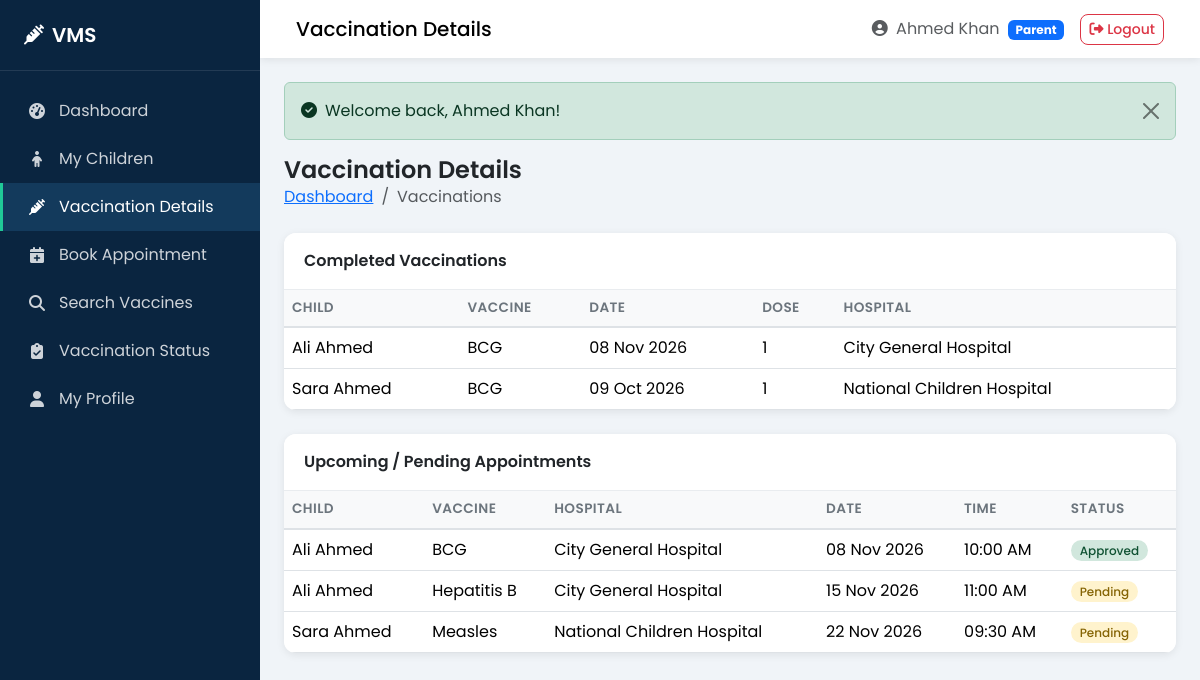
/parent/vaccinations.php (signed in), run on the app's committed database.
### tables this page shows
CREATE TABLE `vaccination_records` (
  `id` int(11) NOT NULL AUTO_INCREMENT,
  `child_id` int(11) NOT NULL,
  `vaccine_id` int(11) NOT NULL,
  `hospital_id` int(11) NOT NULL,
  `appointment_id` int(11) DEFAULT NULL,
  `dose_number` int(11) NOT NULL DEFAULT 1,
  `vaccination_date` date NOT NULL,
  `administered_by` varchar(100) DEFAULT NULL,
  `notes` text DEFAULT NULL,
  `status` enum('completed','partial') NOT NULL DEFAULT 'completed',
  `created_at` timestamp NOT NULL DEFAULT CURRENT_TIMESTAMP,
  `updated_at` timestamp NOT NULL DEFAULT CURRENT_TIMESTAMP ON UPDATE CURRENT_TIMESTAMP,
  PRIMARY KEY (`id`),
  KEY `child_id` (`child_id`),
  KEY `vaccine_id` (`vaccine_id`),
  KEY `hospital_id` (`hospital_id`),
  KEY `appointment_id` (`appointment_id`),
  CONSTRAINT `vaccination_records_ibfk_1` FOREIGN KEY (`child_id`) REFERENCES `children` (`id`) ON DELETE CASCADE ON UPDATE CASCADE,
  CONSTRAINT `vaccination_records_ibfk_2` FOREIGN KEY (`vaccine_id`) REFERENCES `vaccines` (`id`) ON DELETE CASCADE ON UPDATE CASCADE,
  CONSTRAINT `vaccination_records_ibfk_3` FOREIGN KEY (`hospital_id`) REFERENCES `hospitals` (`id`) ON DELETE CASCADE ON UPDATE CASCADE,
  CONSTRAINT `vaccination_records_ibfk_4` FOREIGN KEY (`appointment_id`) REFERENCES `appointments` (`id`) ON DELETE SET NULL ON UPDATE CASCADE
);

CREATE TABLE `children` (
  `id` int(11) NOT NULL AUTO_INCREMENT,
  `parent_id` int(11) NOT NULL,
  `full_name` varchar(100) NOT NULL,
  `date_of_birth` date NOT NULL,
  `gender` enum('male','female','other') NOT NULL,
  `blood_group` varchar(5) DEFAULT NULL,
  `cnic` varchar(15) DEFAULT NULL,
  `birth_certificate_no` varchar(50) DEFAULT NULL,
  `status` enum('active','inactive') NOT NULL DEFAULT 'active',
  `created_at` timestamp NOT NULL DEFAULT CURRENT_TIMESTAMP,
  `updated_at` timestamp NOT NULL DEFAULT CURRENT_TIMESTAMP ON UPDATE CURRENT_TIMESTAMP,
  PRIMARY KEY (`id`),
  KEY `parent_id` (`parent_id`),
  CONSTRAINT `children_ibfk_1` FOREIGN KEY (`parent_id`) REFERENCES `parents` (`id`) ON DELETE CASCADE ON UPDATE CASCADE
);

CREATE TABLE `vaccines` (
  `id` int(11) NOT NULL AUTO_INCREMENT,
  `name` varchar(100) NOT NULL,
  `description` text DEFAULT NULL,
  `recommended_age` varchar(50) DEFAULT NULL,
  `doses_required` int(11) NOT NULL DEFAULT 1,
  `interval_days` int(11) DEFAULT 0,
  `availability` enum('available','unavailable') NOT NULL DEFAULT 'available',
  `status` enum('active','inactive') NOT NULL DEFAULT 'active',
  `created_at` timestamp NOT NULL DEFAULT CURRENT_TIMESTAMP,
  `updated_at` timestamp NOT NULL DEFAULT CURRENT_TIMESTAMP ON UPDATE CURRENT_TIMESTAMP,
  PRIMARY KEY (`id`)
);

CREATE TABLE `hospitals` (
  `id` int(11) NOT NULL AUTO_INCREMENT,
  `hospital_name` varchar(150) NOT NULL,
  `email` varchar(100) NOT NULL,
  `phone` varchar(15) NOT NULL,
  `address` text NOT NULL,
  `city` varchar(50) NOT NULL,
  `password` varchar(255) NOT NULL,
  `status` enum('active','inactive','pending') NOT NULL DEFAULT 'pending',
  `created_at` timestamp NOT NULL DEFAULT CURRENT_TIMESTAMP,
  `updated_at` timestamp NOT NULL DEFAULT CURRENT_TIMESTAMP ON UPDATE CURRENT_TIMESTAMP,
  PRIMARY KEY (`id`),
  UNIQUE KEY `email` (`email`)
);

CREATE TABLE `appointments` (
  `id` int(11) NOT NULL AUTO_INCREMENT,
  `parent_id` int(11) NOT NULL,
  `child_id` int(11) NOT NULL,
  `hospital_id` int(11) NOT NULL,
  `vaccine_id` int(11) NOT NULL,
  `appointment_date` date NOT NULL,
  `appointment_time` time NOT NULL,
  `status` enum('pending','approved','rejected','completed','cancelled') NOT NULL DEFAULT 'pending',
  `notes` text DEFAULT NULL,
  `admin_notes` text DEFAULT NULL,
  `created_at` timestamp NOT NULL DEFAULT CURRENT_TIMESTAMP,
  `updated_at` timestamp NOT NULL DEFAULT CURRENT_TIMESTAMP ON UPDATE CURRENT_TIMESTAMP,
  PRIMARY KEY (`id`),
  KEY `parent_id` (`parent_id`),
  KEY `child_id` (`child_id`),
  KEY `hospital_id` (`hospital_id`),
  KEY `vaccine_id` (`vaccine_id`),
  KEY `idx_appointment_date` (`appointment_date`),
  KEY `idx_status` (`status`),
  CONSTRAINT `appointments_ibfk_1` FOREIGN KEY (`parent_id`) REFERENCES `parents` (`id`) ON DELETE CASCADE ON UPDATE CASCADE,
  CONSTRAINT `appointments_ibfk_2` FOREIGN KEY (`child_id`) REFERENCES `children` (`id`) ON DELETE CASCADE ON UPDATE CASCADE,
  CONSTRAINT `appointments_ibfk_3` FOREIGN KEY (`hospital_id`) REFERENCES `hospitals` (`id`) ON DELETE CASCADE ON UPDATE CASCADE,
  CONSTRAINT `appointments_ibfk_4` FOREIGN KEY (`vaccine_id`) REFERENCES `vaccines` (`id`) ON DELETE CASCADE ON UPDATE CASCADE
);

### config/config.php (called while the page is built, shortened)
<?php
function url($path = '') {
    return BASE_URL . '/' . ltrim($path, '/');
}
function e($string) {
    return htmlspecialchars($string ?? '', ENT_QUOTES, 'UTF-8');
}
function current_user_id() {
    return $_SESSION['user_id'] ?? null;
}

### parent/vaccinations.php (the view, shortened to what this page needs)
<?php
require_once __DIR__ . '/../config/db.php';
$parent_id = current_user_id();
$records = [];
$stmt = mysqli_prepare($conn, "SELECT vr.*, c.full_name AS child_name, v.name AS vaccine_name, h.hospital_name
    FROM vaccination_records vr
    JOIN children c ON vr.child_id = c.id
    JOIN vaccines v ON vr.vaccine_id = v.id
    JOIN hospitals h ON vr.hospital_id = h.id
    WHERE c.parent_id = ?
    ORDER BY vr.vaccination_date DESC");
mysqli_stmt_bind_param($stmt, "i", $parent_id);
mysqli_stmt_execute($stmt);
$res = mysqli_stmt_get_result($stmt);
while ($r = mysqli_fetch_assoc($res)) $records[] = $r;
$appointments = [];
$stmt = mysqli_prepare($conn, "SELECT a.*, c.full_name AS child_name, v.name AS vaccine_name, h.hospital_name
    FROM appointments a
    JOIN children c ON a.child_id = c.id
    JOIN vaccines v ON a.vaccine_id = v.id
    JOIN hospitals h ON a.hospital_id = h.id
    WHERE a.parent_id = ? AND a.status IN ('pending','approved')
    ORDER BY a.appointment_date ASC");
mysqli_stmt_bind_param($stmt, "i", $parent_id);
mysqli_stmt_execute($stmt);
$res = mysqli_stmt_get_result($stmt);
while ($r = mysqli_fetch_assoc($res)) $appointments[] = $r;
include __DIR__ . '/../includes/header.php';
?>
<div class="page-header">
    <div>
        <h1>Vaccination Details</h1>
        <nav aria-label="breadcrumb">
            <ol class="breadcrumb">
                <li class="breadcrumb-item"><a href="<?php echo url('parent/dashboard.php'); ?>">Dashboard</a></li>
                <li class="breadcrumb-item active">Vaccinations</li>
            </ol>
        </nav>
    </div>
</div>
<div class="card mb-4">
    <div class="card-header">Completed Vaccinations</div>
    <div class="table-responsive">
        <table class="table table-hover mb-0">
            <thead>
                <tr><th>Child</th><th>Vaccine</th><th>Date</th><th>Dose</th><th>Hospital</th></tr>
            </thead>
            <tbody>
                <?php if (empty($records)): ?>
                    <tr><td colspan="5" class="text-center text-muted py-3">No completed vaccinations yet</td></tr>
                <?php else: foreach ($records as $r): ?>
                    <tr>
                        <td><?php echo e($r['child_name']); ?></td>
                        <td><?php echo e($r['vaccine_name']); ?></td>
                        <td><?php echo date('d M Y', strtotime($r['vaccination_date'])); ?></td>
                        <td><?php echo (int)$r['dose_number']; ?></td>
                        <td><?php echo e($r['hospital_name']); ?></td>
                    </tr>
                <?php endforeach; endif; ?>
            </tbody>
        </table>
    </div>
</div>
<div class="card">
    <div class="card-header">Upcoming / Pending Appointments</div>
    <div class="table-responsive">
        <table class="table table-hover mb-0">
            <thead>
                <tr><th>Child</th><th>Vaccine</th><th>Hospital</th><th>Date</th><th>Time</th><th>Status</th></tr>
            </thead>
            <tbody>
                <?php if (empty($appointments)): ?>
                    <tr><td colspan="6" class="text-center text-muted py-3">No upcoming appointments</td></tr>
                <?php else: foreach ($appointments as $a): ?>
                    <tr>
                        <td><?php echo e($a['child_name']); ?></td>
                        <td><?php echo e($a['vaccine_name']); ?></td>
                        <td><?php echo e($a['hospital_name']); ?></td>
                        <td><?php echo date('d M Y', strtotime($a['appointment_date'])); ?></td>
                        <td><?php echo date('h:i A', strtotime($a['appointment_time'])); ?></td>
                        <td><span class="badge badge-status badge-<?php echo e($a['status']); ?>"><?php echo ucfirst(e($a['status'])); ?></span></td>
                    </tr>
                <?php endforeach; endif; ?>
            </tbody>
        </table>
    </div>
</div>
<?php include __DIR__ . '/../includes/footer.php'; ?>

### assets/css/style.css (style rules this page uses)
:root { --primary: #0d6efd; --primary-dark: #0a58ca; --teal: #20c997; --teal-dark: #199d76; --green: #198754; --danger: #dc3545; --warning: #ffc107; --dark: #212529; --gray: #6c757d; --light: #f8f9fa; --sidebar-width: 260px; --sidebar-bg: #0a2540; --sidebar-hover: #133a5c; --card-shadow: 0 0.125rem 0.5rem rgba(0,0,0,0.08); --card-shadow-hover: 0 0.5rem 1.5rem rgba(0,0,0,0.12); }
* { box-sizing: border-box; }
body { font-family: 'Poppins', sans-serif; background-color: #f0f4f8; color: var(--dark); margin: 0; min-height: 100vh; }
.card { border: none; border-radius: 0.75rem; box-shadow: var(--card-shadow); }
.card-header { background: #fff; border-bottom: 1px solid #e9ecef; font-weight: 600; border-radius: 0.75rem 0.75rem 0 0 !important; padding: 1rem 1.25rem; }
.table { margin-bottom: 0; }
.table thead th { background: #f8f9fa; font-weight: 600; font-size: 0.85rem; text-transform: uppercase; letter-spacing: 0.03em; color: var(--gray); border-bottom: 2px solid #dee2e6; white-space: nowrap; }
.table td { vertical-align: middle; }
.table-responsive { border-radius: 0 0 0.75rem 0.75rem; }
.badge-status { padding: 0.35em 0.75em; border-radius: 50rem; font-weight: 500; font-size: 0.75rem; }
.badge-pending { background: #fff3cd; color: #856404; }
.badge-approved { background: #d1e7dd; color: #0f5132; }
.page-header { display: flex; flex-wrap: wrap; justify-content: space-between; align-items: center; margin-bottom: 1.5rem; gap: 1rem; }
.page-header h1 { font-size: 1.5rem; font-weight: 600; margin: 0; }
.breadcrumb { margin-bottom: 0; background: transparent; padding: 0; }

### data on the page
vaccination_records: child.full_name "Ali Ahmed", vaccine.name "BCG", vaccination_date "08 Nov 2026", dose_number "1", hospital.hospital_name "City General Hospital"
vaccination_records: child.full_name "Sara Ahmed", vaccine.name "BCG", vaccination_date "09 Oct 2026", dose_number "1", hospital.hospital_name "National Children Hospital"
appointments: child.full_name "Ali Ahmed", vaccine.name "BCG", hospital.hospital_name "City General Hospital", appointment_date "08 Nov 2026", appointment_time "10:00 AM", status "Approved"
appointments: child.full_name "Ali Ahmed", vaccine.name "Hepatitis B", hospital.hospital_name "City General Hospital", appointment_date "15 Nov 2026", appointment_time "11:00 AM", status "Pending"
appointments: child.full_name "Sara Ahmed", vaccine.name "Measles", hospital.hospital_name "National Children Hospital", appointment_date "22 Nov 2026", appointment_time "09:30 AM", status "Pending"

### other printed values
$page_title "Vaccination Details"
$_SESSION['user_name'] "Ahmed Khan"
$_SESSION['role'] "Parent"
$success "Welcome back, Ahmed Khan!"
